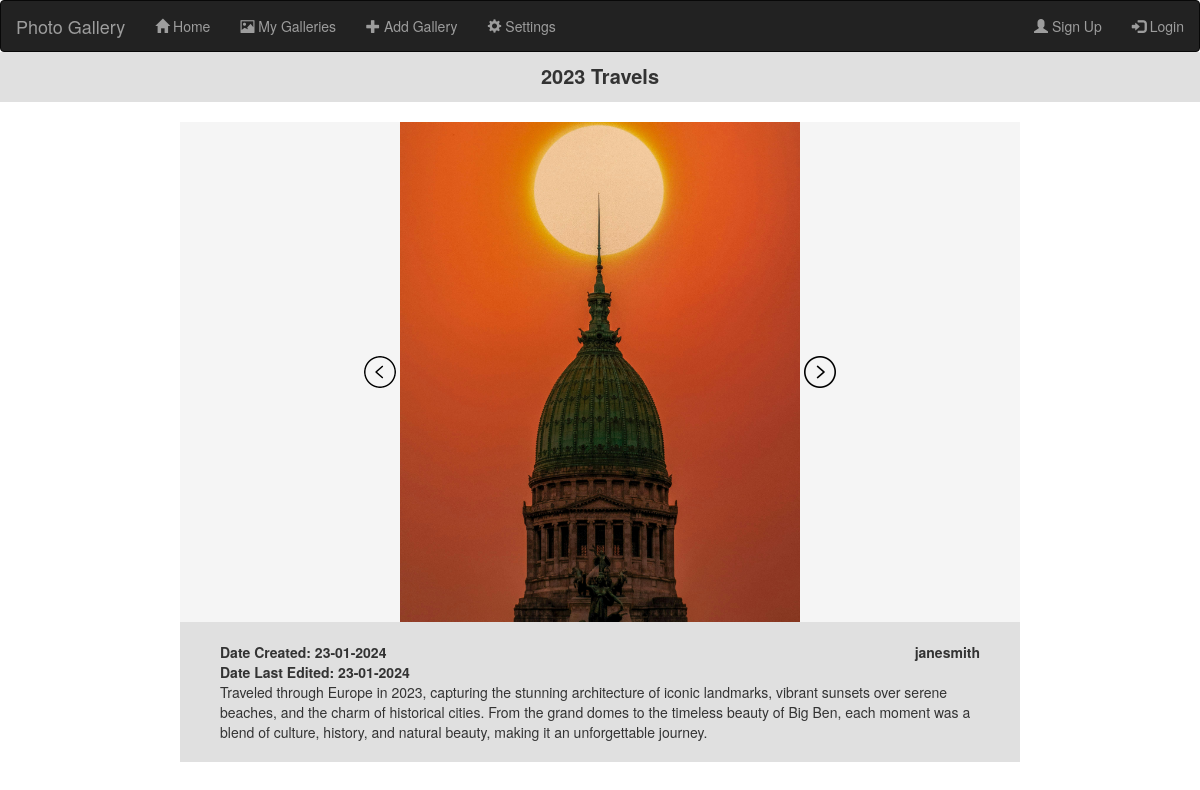
Page /viewGallery1 on the committed database.
### app.py (models this page shows, shortened)
class Gallery(db.Model):
    __tablename__ = 'galleries'
    id = db.Column(db.Integer, primary_key=True)
    userId = db.Column(db.Integer, db.ForeignKey(User.id))
    numPhotos = db.Column(db.Integer)
    title = db.Column(db.String(40))
    dateCreated = db.Column(db.Date)
    dateLastEdited = db.Column(db.Date)
    description = db.Column(db.Text)
    photos = db.relationship('Photo', backref='gallery')

class Photo(db.Model):
    __tablename__ = 'photos'
    __bind_key__ = 'photos'
    id = db.Column(db.Integer, primary_key=True)
    galleryId = db.Column(db.Integer, db.ForeignKey(Gallery.id))
    photoURL = db.Column(db.String(32))
    thumbnailURL = db.Column(db.String(32))

class User(UserMixin, db.Model):
    __tablename__ = 'users'
    __bind_key__ = 'users'
    id = db.Column(db.Integer, primary_key = True)
    fname = db.Column(db.String(32))
    lname = db.Column(db.String(32))
    email = db.Column(db.String(300), unique = True)
    username = db.Column(db.String(24))
    passwordHash = db.Column(db.String(128))
    galleries = db.relationship('Gallery', backref='user')

### app.py (the view)
@app.route("/viewGallery<int:galleryID>")
def viewGallery(galleryID):
    gallery = getGalleries()[galleryID]
    photos = Photo.query.filter_by(galleryId=gallery['id']).all()
    URLs = {}
    count = 0
    for photo in photos:
        URLs[count] = photo.photoURL
        count += 1
    return render_template('indvGallery.html', URLs = URLs, username = getCurrentUsername(), title = gallery['title'], description = gallery['description'], numPhotos = gallery['numPhotos'], dateCreated = gallery['dateCreated'], dateLastEdited = gallery['dateLastEdited'], galleryUsername = users[gallery['userId']]["username"], loggedIn = isLoggedIn())

### app.py (called while the page is built, shortened)
def getCurrentUsername():
    currentUserID = session.get("userId", None)
    currentUsername = None
    if currentUserID != None:
        currentUsername = loadUser(currentUserID).username
    return currentUsername

def isLoggedIn():
    if 'loggedIn' not in session:
        session['loggedIn'] = False
        session.modified = True
    return session['loggedIn']

def getGalleries(refresh = False):
    return galleries

### templates/indvGallery.html (shortened to what this page needs)
{% extends "base.html" %}
{% block content %}
    <div class = "pageTitle">
        {{title}}
    </div>
    <div id = "indvGallery">
        <div class = "images">
            <img src = "{{ url_for('static', filename = 'leftArrow.png') }}" class = "leftArrow" onclick = "nextPhoto(-1)">
            <img src = "{{URLs[0]}}" style = "height: 500px" id = "photo">
            <img src = "{{ url_for('static', filename = 'rightArrow.png') }}" class = "rightArrow" onclick = "nextPhoto(1)">
        </div>
        <div class = "galleryDetails">
            <div class = "galleryDates">
                Date Created: {{dateCreated.strftime('%d-%m-%Y')}}<br>
                Date Last Edited: {{dateLastEdited.strftime('%d-%m-%Y')}}
            </div>
            <div class = "galleryUser">{{galleryUsername}}</div>
            <div class = "galleryDescription">
                {{description}}
            </div>
        </div>
    </div>
{% endblock %}

### static/style.css (style rules this page uses)
:root { --lightBackground: #F5F5F5; --darkBackground: #E0E0E0; }
.pageTitle { margin: auto; font-size: 20px; background-color: var(--darkBackground); text-align: center; font-weight: bold; height: 50px; padding-top: 10px; }
#indvGallery { width: 70%; margin: auto; background-color: var(--lightBackground); margin-top: 20px; margin-bottom: 50px; }
.images { text-align: center; }
.galleryDetails { background-color: var(--darkBackground); font-weight: bold; padding:20px 40px; }
.galleryDates { float: left; }
.galleryUser { float: right; }
.galleryDescription { margin-top: 40px; background-color: var(--darkBackground); font-weight: normal; }

### rows in the picture
Gallery: title "2023 Travels", strftime "23-01-2024", description "Traveled through Europe in 2023, capturing the stunning architecture of iconic landmarks, vibrant sunsets over serene beaches, and the charm of historical cities. From the grand domes to the timeless beauty of Big Ben, each moment was a blend of culture, history, and natural beauty, making it an unforgettable journey."
Photo: photoURL (picture)
User: username "janesmith"
